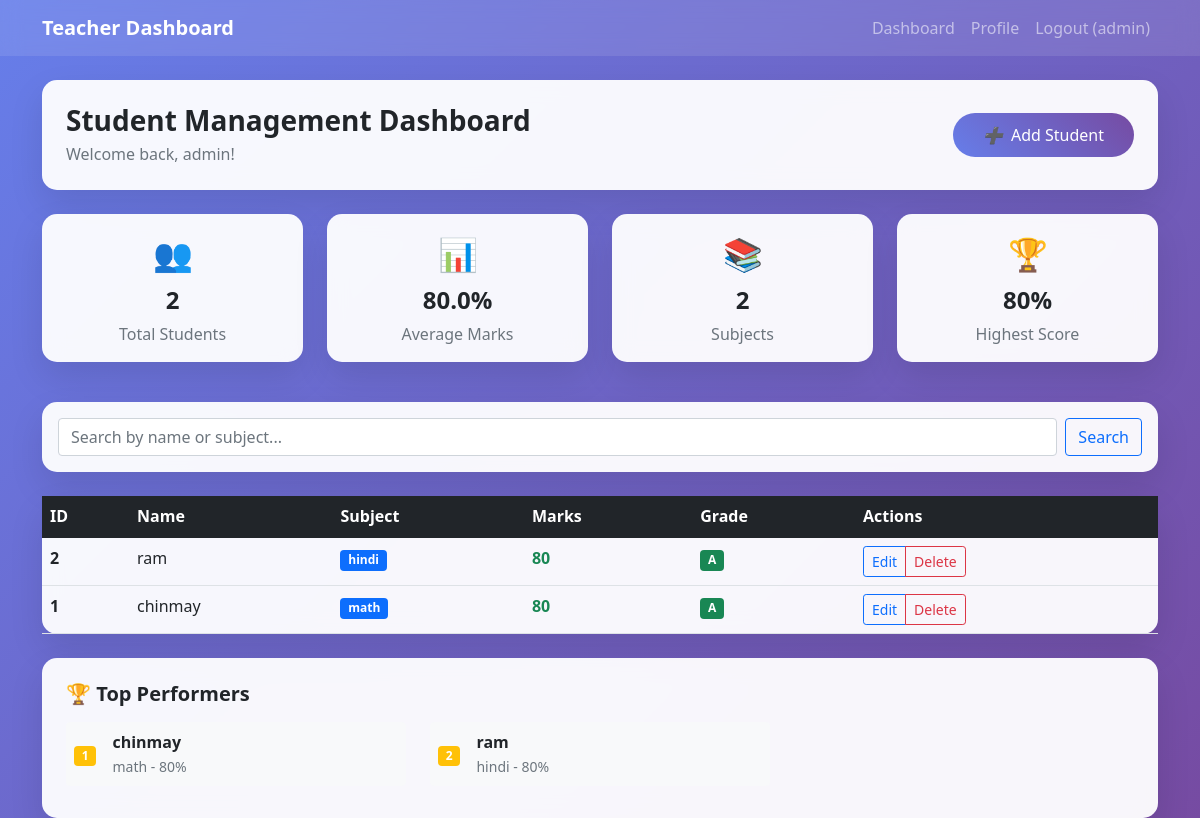
Before: /dashboard/ (signed in) with the older database file.
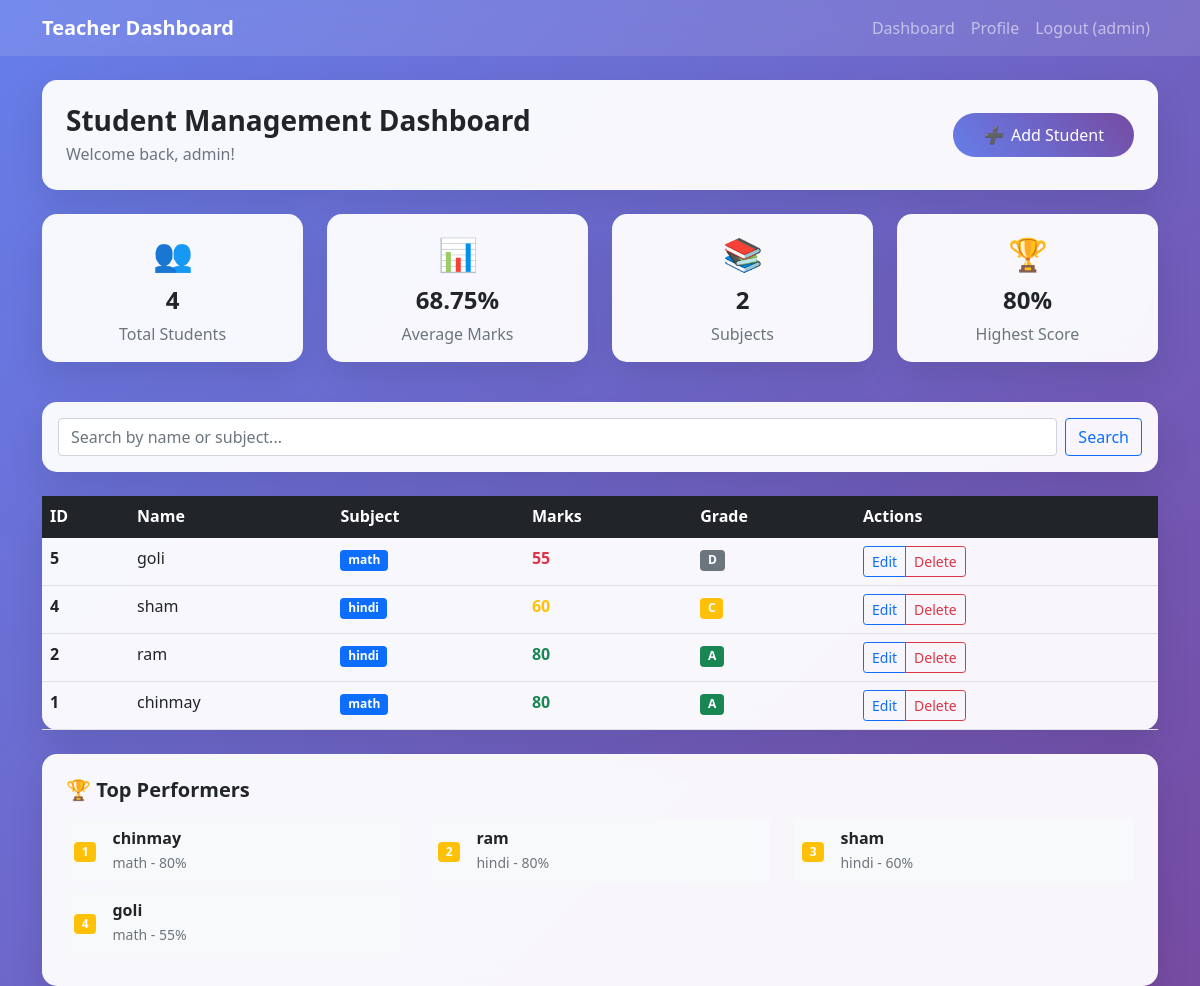
After: the same page with the newer database file.
### WebApp/models.py (models this page shows, shortened)
class Student(models.Model):
    id = models.AutoField(primary_key=True)
    name = models.CharField(max_length=100)
    subject = models.CharField(max_length=100)
    marks = models.IntegerField()
    created_at = models.DateTimeField(auto_now_add=True)
    updated_at = models.DateTimeField(auto_now=True)
    class Meta:
        ordering = ['-created_at']

### WebApp/views.py (the view)
# urls.py: path('dashboard/', views.dashboard_view, name='dashboard'),
@login_required
def dashboard_view(request):
    search_query = request.GET.get('search', '')
    students = Student.objects.all()
    if search_query:
        students = students.filter(
            Q(name__icontains=search_query) |
            Q(subject__icontains=search_query)
        )
    total_students = Student.objects.count()
    avg_marks = Student.objects.aggregate(Avg('marks'))['marks__avg'] or 0
    subjects_count = Student.objects.values('subject').distinct().count()
    top_students = Student.objects.order_by('-marks')[:5]
    context = {
        'students': students,
        'search_query': search_query,
        'total_students': total_students,
        'avg_marks': round(avg_marks, 2),
        'subjects_count': subjects_count,
        'top_students': top_students,
    }
    return render(request, 'auth/dashboard.html', context)

### templates/auth/dashboard.html (shortened to what this page needs)
{% extends 'auth/base.html' %}
{% block content %}
<div class="container mt-4">
    <div class="row mb-4">
        <div class="col-12">
            <div class="auth-card p-4">
                <div class="d-flex justify-content-between align-items-center">
                    <div>
                        <h1 class="h3 fw-bold text-dark mb-1">Student Management Dashboard</h1>
                        <p class="text-muted mb-0">Welcome back, {{ user.first_name|default:user.username }}!</p>
                    </div>
                    <a href="{% url 'add_student' %}" class="btn btn-custom">
                        <i class="me-2">➕</i>Add Student
                    </a>
                </div>
            </div>
        </div>
    </div>
    <div class="row mb-4">
        <div class="col-md-3 mb-3">
            <div class="auth-card p-3 text-center">
                <div class="text-primary mb-2" style="font-size: 2rem;">👥</div>
                <h4 class="fw-bold text-dark">{{ total_students }}</h4>
                <p class="text-muted mb-0">Total Students</p>
            </div>
        </div>
        <div class="col-md-3 mb-3">
            <div class="auth-card p-3 text-center">
                <div class="text-success mb-2" style="font-size: 2rem;">📊</div>
                <h4 class="fw-bold text-dark">{{ avg_marks }}%</h4>
                <p class="text-muted mb-0">Average Marks</p>
            </div>
        </div>
        <div class="col-md-3 mb-3">
            <div class="auth-card p-3 text-center">
                <div class="text-warning mb-2" style="font-size: 2rem;">📚</div>
                <h4 class="fw-bold text-dark">{{ subjects_count }}</h4>
                <p class="text-muted mb-0">Subjects</p>
            </div>
        </div>
        <div class="col-md-3 mb-3">
            <div class="auth-card p-3 text-center">
                <div class="text-info mb-2" style="font-size: 2rem;">🏆</div>
                <h4 class="fw-bold text-dark">{% if top_students %}{{ top_students.0.marks }}%{% else %}0%{% endif %}</h4>
                <p class="text-muted mb-0">Highest Score</p>
            </div>
        </div>
    </div>
    <div class="row mb-4">
        <div class="col-12">
            <div class="auth-card p-3">
                <form method="get" class="d-flex">
                    <input type="text" name="search" class="form-control me-2"
                           placeholder="Search by name or subject..." value="{{ search_query }}">
                    <button type="submit" class="btn btn-outline-primary">Search</button>
                </form>
            </div>
        </div>
    </div>
    <div class="row">
        <div class="col-12">
            <div class="auth-card p-0">
                <div class="table-responsive">
                    <table class="table table-hover mb-0">
                        <thead class="table-dark">
                            <tr>
                                <th>ID</th>
                                <th>Name</th>
                                <th>Subject</th>
                                <th>Marks</th>
                                <th>Grade</th>
                                <th>Actions</th>
                            </tr>
                        </thead>
                        <tbody>
                            {% for student in students %}
                            <tr>
                                <td class="fw-bold">{{ student.id }}</td>
                                <td>{{ student.name }}</td>
                                <td>
                                    <span class="badge bg-primary">{{ student.subject }}</span>
                                </td>
                                <td>
                                    <span class="fw-bold {% if student.marks >= 80 %}text-success{% elif student.marks >= 60 %}text-warning{% else %}text-danger{% endif %}">
                                        {{ student.marks }}
                                    </span>
                                </td>
                                <td>
                                    {% if student.marks >= 90 %}
                                        <span class="badge bg-success">A+</span>
                                    {% elif student.marks >= 80 %}
                                        <span class="badge bg-success">A</span>
                                    {% elif student.marks >= 70 %}
                                        <span class="badge bg-warning">B</span>
                                    {% elif student.marks >= 60 %}
                                        <span class="badge bg-warning">C</span>
                                    {% elif student.marks >= 50 %}
                                        <span class="badge bg-secondary">D</span>
                                    {% else %}
                                        <span class="badge bg-danger">F</span>
                                    {% endif %}
                                </td>
                                <td>
                                    <div class="btn-group btn-group-sm">
                                        <a href="{% url 'edit_student' student.id %}"
                                           class="btn btn-outline-primary btn-sm">
                                            Edit
                                        </a>
                                        <a href="{% url 'delete_student' student.id %}"
                                           class="btn btn-outline-danger btn-sm">
                                            Delete
                                        </a>
                                    </div>
                                </td>
                            </tr>
                            {% endfor %}
                        </tbody>
                    </table>
                </div>
            </div>
        </div>
    </div>
    {% if top_students %}
    <div class="row mt-4">
        <div class="col-12">
            <div class="auth-card p-4">
                <h5 class="fw-bold mb-3">🏆 Top Performers</h5>
                <div class="row">
                    {% for student in top_students %}
                    <div class="col-md-6 col-lg-4 mb-2">
                        <div class="d-flex align-items-center p-2 bg-light rounded">
                            <div class="me-3">
                                <span class="badge bg-warning">{{ forloop.counter }}</span>
                            </div>
                            <div class="flex-grow-1">
                                <div class="fw-bold">{{ student.name }}</div>
                                <small class="text-muted">{{ student.subject }} - {{ student.marks }}%</small>
                            </div>
                        </div>
                    </div>
                    {% endfor %}
                </div>
            </div>
        </div>
    </div>
    {% endif %}
</div>
{% endblock %}

### templates/auth/base.html (shortened to what this page needs)
<!DOCTYPE html>
<html lang="en">
<head>
    <link href="https://cdnjs.cloudflare.com/ajax/libs/bootstrap/5.1.3/css/bootstrap.min.css" rel="stylesheet">
</head>
<body>
    {% if user.is_authenticated %}
    <nav class="navbar navbar-expand-lg navbar-dark navbar-custom">
        <div class="container">
            <a class="navbar-brand" href="{% url 'dashboard' %}">
                <strong>Teacher Dashboard</strong>
            </a>
            <div class="navbar-nav ms-auto">
                <a class="nav-link" href="{% url 'dashboard' %}">Dashboard</a>
                <a class="nav-link" href="{% url 'profile' %}">Profile</a>
                <a class="nav-link" href="{% url 'logout' %}">Logout ({{ user.username }})</a>
            </div>
        </div>
    </nav>
    {% endif %}
    {% block content %}
    {% endblock %}
</body>
</html>

### templates/auth/base.html (style rules this page uses)
body { background: linear-gradient(135deg, #667eea 0%, #764ba2 100%); min-height: 100vh; }
.auth-card { background: rgba(255, 255, 255, 0.95); border-radius: 15px; box-shadow: 0 15px 35px rgba(0, 0, 0, 0.1); backdrop-filter: blur(10px); }
.navbar-custom { background: rgba(255, 255, 255, 0.1); backdrop-filter: blur(10px); }
.btn-custom { background: linear-gradient(45deg, #667eea, #764ba2); border: none; border-radius: 25px; padding: 10px 30px; color: white; font-weight: 500; transition: all 0.3s ease; }

Changed rows visible on the page:
added Student: id "5", name "goli", subject "math", marks "55", shows "D"
added Student: id "4", name "sham", subject "hindi", marks "60", shows "C"
Other visible differences:
{{ total_students }}: "2" → "4"
{{ avg_marks }}: "80.0" → "68.75"
